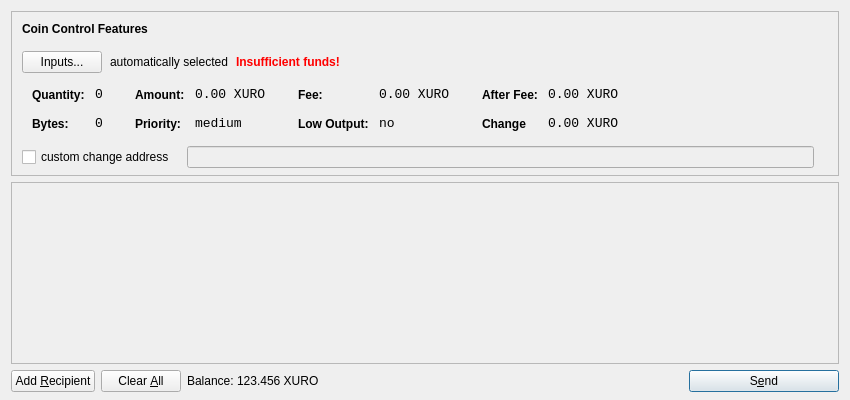
<?xml version="1.0" encoding="UTF-8"?>
<ui version="4.0">
 <class>SendCoinsDialog</class>
 <widget class="QDialog" name="SendCoinsDialog">
  <property name="geometry">
   <rect>
    <x>0</x>
    <y>0</y>
    <width>850</width>
    <height>400</height>
   </rect>
  </property>
  <property name="windowTitle">
   <string>Send Coins</string>
  </property>
  <layout class="QVBoxLayout" name="verticalLayout" stretch="0,1,0">
   <property name="bottomMargin">
    <number>8</number>
   </property>
   <item>
    <widget class="QFrame" name="frameCoinControl">
     <property name="sizePolicy">
      <sizepolicy hsizetype="Expanding" vsizetype="Expanding">
       <horstretch>0</horstretch>
       <verstretch>0</verstretch>
      </sizepolicy>
     </property>
     <property name="maximumSize">
      <size>
       <width>16777215</width>
       <height>16777215</height>
      </size>
     </property>
     <property name="frameShape">
      <enum>QFrame::StyledPanel</enum>
     </property>
     <property name="frameShadow">
      <enum>QFrame::Sunken</enum>
     </property>
     <layout class="QVBoxLayout" name="verticalLayoutCoinControl2">
      <property name="spacing">
       <number>6</number>
      </property>
      <property name="leftMargin">
       <number>0</number>
      </property>
      <property name="topMargin">
       <number>0</number>
      </property>
      <property name="rightMargin">
       <number>0</number>
      </property>
      <property name="bottomMargin">
       <number>6</number>
      </property>
      <item>
       <layout class="QVBoxLayout" name="verticalLayoutCoinControl" stretch="0,0,0,0,1">
        <property name="spacing">
         <number>0</number>
        </property>
        <property name="leftMargin">
         <number>10</number>
        </property>
        <property name="topMargin">
         <number>10</number>
        </property>
        <item>
         <layout class="QHBoxLayout" name="horizontalLayoutCoinControl1">
          <property name="bottomMargin">
           <number>15</number>
          </property>
          <item>
           <widget class="QLabel" name="labelCoinControlFeatures">
            <property name="sizePolicy">
             <sizepolicy hsizetype="Preferred" vsizetype="Maximum">
              <horstretch>0</horstretch>
              <verstretch>0</verstretch>
             </sizepolicy>
            </property>
            <property name="font">
             <font>
              <weight>75</weight>
              <bold>true</bold>
             </font>
            </property>
            <property name="styleSheet">
             <string notr="true">font-weight:bold;</string>
            </property>
            <property name="text">
             <string>Coin Control Features</string>
            </property>
           </widget>
          </item>
         </layout>
        </item>
        <item>
         <layout class="QHBoxLayout" name="horizontalLayoutCoinControl2" stretch="0,0,0,0">
          <property name="spacing">
           <number>8</number>
          </property>
          <property name="bottomMargin">
           <number>10</number>
          </property>
          <item>
           <widget class="QPushButton" name="pushButtonCoinControl">
            <property name="styleSheet">
             <string notr="true"/>
            </property>
            <property name="text">
             <string>Inputs...</string>
            </property>
           </widget>
          </item>
          <item>
           <widget class="QLabel" name="labelCoinControlAutomaticallySelected">
            <property name="text">
             <string>automatically selected</string>
            </property>
            <property name="margin">
             <number>5</number>
            </property>
           </widget>
          </item>
          <item>
           <widget class="QLabel" name="labelCoinControlInsuffFunds">
            <property name="font">
             <font>
              <weight>75</weight>
              <bold>true</bold>
             </font>
            </property>
            <property name="styleSheet">
             <string notr="true">color:red;font-weight:bold;</string>
            </property>
            <property name="text">
             <string>Insufficient funds!</string>
            </property>
            <property name="margin">
             <number>5</number>
            </property>
           </widget>
          </item>
          <item>
           <spacer name="horizontalSpacerCoinControl">
            <property name="orientation">
             <enum>Qt::Horizontal</enum>
            </property>
            <property name="sizeHint" stdset="0">
             <size>
              <width>40</width>
              <height>1</height>
             </size>
            </property>
           </spacer>
          </item>
         </layout>
        </item>
        <item>
         <widget class="QWidget" name="widgetCoinControl" native="true">
          <property name="sizePolicy">
           <sizepolicy hsizetype="Preferred" vsizetype="Preferred">
            <horstretch>0</horstretch>
            <verstretch>0</verstretch>
           </sizepolicy>
          </property>
          <property name="minimumSize">
           <size>
            <width>0</width>
            <height>0</height>
           </size>
          </property>
          <property name="styleSheet">
           <string notr="true"/>
          </property>
          <layout class="QHBoxLayout" name="horizontalLayoutCoinControl5">
           <property name="leftMargin">
            <number>0</number>
           </property>
           <property name="topMargin">
            <number>0</number>
           </property>
           <property name="rightMargin">
            <number>0</number>
           </property>
           <property name="bottomMargin">
            <number>0</number>
           </property>
           <item>
            <layout class="QHBoxLayout" name="horizontalLayoutCoinControl3" stretch="0,0,0,1">
             <property name="spacing">
              <number>20</number>
             </property>
             <property name="topMargin">
              <number>0</number>
             </property>
             <property name="bottomMargin">
              <number>10</number>
             </property>
             <item>
              <layout class="QFormLayout" name="formLayoutCoinControl1">
               <property name="horizontalSpacing">
                <number>10</number>
               </property>
               <property name="verticalSpacing">
                <number>14</number>
               </property>
               <property name="leftMargin">
                <number>10</number>
               </property>
               <property name="topMargin">
                <number>4</number>
               </property>
               <property name="rightMargin">
                <number>6</number>
               </property>
               <item row="0" column="0">
                <widget class="QLabel" name="labelCoinControlQuantityText">
                 <property name="styleSheet">
                  <string notr="true">font-weight:bold;</string>
                 </property>
                 <property name="text">
                  <string>Quantity:</string>
                 </property>
                 <property name="margin">
                  <number>0</number>
                 </property>
                </widget>
               </item>
               <item row="0" column="1">
                <widget class="QLabel" name="labelCoinControlQuantity">
                 <property name="font">
                  <font>
                   <family>Monospace</family>
                   <pointsize>10</pointsize>
                  </font>
                 </property>
                 <property name="cursor">
                  <cursorShape>IBeamCursor</cursorShape>
                 </property>
                 <property name="contextMenuPolicy">
                  <enum>Qt::ActionsContextMenu</enum>
                 </property>
                 <property name="text">
                  <string>0</string>
                 </property>
                 <property name="margin">
                  <number>0</number>
                 </property>
                 <property name="textInteractionFlags">
                  <set>Qt::LinksAccessibleByMouse|Qt::TextSelectableByKeyboard|Qt::TextSelectableByMouse</set>
                 </property>
                </widget>
               </item>
               <item row="1" column="0">
                <widget class="QLabel" name="labelCoinControlBytesText">
                 <property name="styleSheet">
                  <string notr="true">font-weight:bold;</string>
                 </property>
                 <property name="text">
                  <string>Bytes:</string>
                 </property>
                </widget>
               </item>
               <item row="1" column="1">
                <widget class="QLabel" name="labelCoinControlBytes">
                 <property name="font">
                  <font>
                   <family>Monospace</family>
                   <pointsize>10</pointsize>
                  </font>
                 </property>
                 <property name="cursor">
                  <cursorShape>IBeamCursor</cursorShape>
                 </property>
                 <property name="contextMenuPolicy">
                  <enum>Qt::ActionsContextMenu</enum>
                 </property>
                 <property name="text">
                  <string>0</string>
                 </property>
                 <property name="textInteractionFlags">
                  <set>Qt::LinksAccessibleByMouse|Qt::TextSelectableByKeyboard|Qt::TextSelectableByMouse</set>
                 </property>
                </widget>
               </item>
              </layout>
             </item>
             <item>
              <layout class="QFormLayout" name="formLayoutCoinControl2">
               <property name="horizontalSpacing">
                <number>10</number>
               </property>
               <property name="verticalSpacing">
                <number>14</number>
               </property>
               <property name="leftMargin">
                <number>6</number>
               </property>
               <property name="topMargin">
                <number>4</number>
               </property>
               <property name="rightMargin">
                <number>6</number>
               </property>
               <item row="0" column="0">
                <widget class="QLabel" name="labelCoinControlAmountText">
                 <property name="styleSheet">
                  <string notr="true">font-weight:bold;</string>
                 </property>
                 <property name="text">
                  <string>Amount:</string>
                 </property>
                 <property name="margin">
                  <number>0</number>
                 </property>
                </widget>
               </item>
               <item row="0" column="1">
                <widget class="QLabel" name="labelCoinControlAmount">
                 <property name="font">
                  <font>
                   <family>Monospace</family>
                   <pointsize>10</pointsize>
                  </font>
                 </property>
                 <property name="cursor">
                  <cursorShape>IBeamCursor</cursorShape>
                 </property>
                 <property name="contextMenuPolicy">
                  <enum>Qt::ActionsContextMenu</enum>
                 </property>
                 <property name="text">
                  <string>0.00 XURO</string>
                 </property>
                 <property name="textInteractionFlags">
                  <set>Qt::LinksAccessibleByMouse|Qt::TextSelectableByKeyboard|Qt::TextSelectableByMouse</set>
                 </property>
                </widget>
               </item>
               <item row="1" column="0">
                <widget class="QLabel" name="labelCoinControlPriorityText">
                 <property name="styleSheet">
                  <string notr="true">font-weight:bold;</string>
                 </property>
                 <property name="text">
                  <string>Priority:</string>
                 </property>
                </widget>
               </item>
               <item row="1" column="1">
                <widget class="QLabel" name="labelCoinControlPriority">
                 <property name="font">
                  <font>
                   <family>Monospace</family>
                   <pointsize>10</pointsize>
                  </font>
                 </property>
                 <property name="cursor">
                  <cursorShape>IBeamCursor</cursorShape>
                 </property>
                 <property name="contextMenuPolicy">
                  <enum>Qt::ActionsContextMenu</enum>
                 </property>
                 <property name="text">
                  <string>medium</string>
                 </property>
                 <property name="textInteractionFlags">
                  <set>Qt::LinksAccessibleByMouse|Qt::TextSelectableByKeyboard|Qt::TextSelectableByMouse</set>
                 </property>
                </widget>
               </item>
              </layout>
             </item>
             <item>
              <layout class="QFormLayout" name="formLayoutCoinControl3">
               <property name="horizontalSpacing">
                <number>10</number>
               </property>
               <property name="verticalSpacing">
                <number>14</number>
               </property>
               <property name="leftMargin">
                <number>6</number>
               </property>
               <property name="topMargin">
                <number>4</number>
               </property>
               <property name="rightMargin">
                <number>6</number>
               </property>
               <item row="0" column="0">
                <widget class="QLabel" name="labelCoinControlFeeText">
                 <property name="styleSheet">
                  <string notr="true">font-weight:bold;</string>
                 </property>
                 <property name="text">
                  <string>Fee:</string>
                 </property>
                 <property name="margin">
                  <number>0</number>
                 </property>
                </widget>
               </item>
               <item row="0" column="1">
                <widget class="QLabel" name="labelCoinControlFee">
                 <property name="font">
                  <font>
                   <family>Monospace</family>
                   <pointsize>10</pointsize>
                  </font>
                 </property>
                 <property name="cursor">
                  <cursorShape>IBeamCursor</cursorShape>
                 </property>
                 <property name="contextMenuPolicy">
                  <enum>Qt::ActionsContextMenu</enum>
                 </property>
                 <property name="text">
                  <string>0.00 XURO</string>
                 </property>
                 <property name="textInteractionFlags">
                  <set>Qt::LinksAccessibleByMouse|Qt::TextSelectableByKeyboard|Qt::TextSelectableByMouse</set>
                 </property>
                </widget>
               </item>
               <item row="1" column="0">
                <widget class="QLabel" name="labelCoinControlLowOutputText">
                 <property name="styleSheet">
                  <string notr="true">font-weight:bold;</string>
                 </property>
                 <property name="text">
                  <string>Low Output:</string>
                 </property>
                </widget>
               </item>
               <item row="1" column="1">
                <widget class="QLabel" name="labelCoinControlLowOutput">
                 <property name="font">
                  <font>
                   <family>Monospace</family>
                   <pointsize>10</pointsize>
                  </font>
                 </property>
                 <property name="cursor">
                  <cursorShape>IBeamCursor</cursorShape>
                 </property>
                 <property name="contextMenuPolicy">
                  <enum>Qt::ActionsContextMenu</enum>
                 </property>
                 <property name="text">
                  <string>no</string>
                 </property>
                 <property name="textInteractionFlags">
                  <set>Qt::LinksAccessibleByMouse|Qt::TextSelectableByKeyboard|Qt::TextSelectableByMouse</set>
                 </property>
                </widget>
               </item>
              </layout>
             </item>
             <item>
              <layout class="QFormLayout" name="formLayoutCoinControl4">
               <property name="horizontalSpacing">
                <number>10</number>
               </property>
               <property name="verticalSpacing">
                <number>14</number>
               </property>
               <property name="leftMargin">
                <number>6</number>
               </property>
               <property name="topMargin">
                <number>4</number>
               </property>
               <property name="rightMargin">
                <number>6</number>
               </property>
               <item row="0" column="0">
                <widget class="QLabel" name="labelCoinControlAfterFeeText">
                 <property name="styleSheet">
                  <string notr="true">font-weight:bold;</string>
                 </property>
                 <property name="text">
                  <string>After Fee:</string>
                 </property>
                 <property name="margin">
                  <number>0</number>
                 </property>
                </widget>
               </item>
               <item row="0" column="1">
                <widget class="QLabel" name="labelCoinControlAfterFee">
                 <property name="font">
                  <font>
                   <family>Monospace</family>
                   <pointsize>10</pointsize>
                  </font>
                 </property>
                 <property name="cursor">
                  <cursorShape>IBeamCursor</cursorShape>
                 </property>
                 <property name="contextMenuPolicy">
                  <enum>Qt::ActionsContextMenu</enum>
                 </property>
                 <property name="text">
                  <string>0.00 XURO</string>
                 </property>
                 <property name="textInteractionFlags">
                  <set>Qt::LinksAccessibleByMouse|Qt::TextSelectableByKeyboard|Qt::TextSelectableByMouse</set>
                 </property>
                </widget>
               </item>
               <item row="1" column="0">
                <widget class="QLabel" name="labelCoinControlChangeText">
                 <property name="styleSheet">
                  <string notr="true">font-weight:bold;</string>
                 </property>
                 <property name="text">
                  <string>Change</string>
                 </property>
                </widget>
               </item>
               <item row="1" column="1">
                <widget class="QLabel" name="labelCoinControlChange">
                 <property name="font">
                  <font>
                   <family>Monospace</family>
                   <pointsize>10</pointsize>
                  </font>
                 </property>
                 <property name="cursor">
                  <cursorShape>IBeamCursor</cursorShape>
                 </property>
                 <property name="contextMenuPolicy">
                  <enum>Qt::ActionsContextMenu</enum>
                 </property>
                 <property name="text">
                  <string>0.00 XURO</string>
                 </property>
                 <property name="textInteractionFlags">
                  <set>Qt::LinksAccessibleByMouse|Qt::TextSelectableByKeyboard|Qt::TextSelectableByMouse</set>
                 </property>
                </widget>
               </item>
              </layout>
             </item>
            </layout>
           </item>
          </layout>
         </widget>
        </item>
        <item>
         <layout class="QHBoxLayout" name="horizontalLayoutCoinControl4" stretch="0,0,0">
          <property name="spacing">
           <number>12</number>
          </property>
          <property name="sizeConstraint">
           <enum>QLayout::SetDefaultConstraint</enum>
          </property>
          <property name="topMargin">
           <number>5</number>
          </property>
          <property name="rightMargin">
           <number>5</number>
          </property>
          <item>
           <widget class="QCheckBox" name="checkBoxCoinControlChange">
            <property name="text">
             <string>custom change address</string>
            </property>
           </widget>
          </item>
          <item>
           <widget class="QLineEdit" name="lineEditCoinControlChange">
            <property name="enabled">
             <bool>false</bool>
            </property>
            <property name="sizePolicy">
             <sizepolicy hsizetype="Expanding" vsizetype="Fixed">
              <horstretch>0</horstretch>
              <verstretch>0</verstretch>
             </sizepolicy>
            </property>
           </widget>
          </item>
          <item>
           <widget class="QLabel" name="labelCoinControlChangeLabel">
            <property name="sizePolicy">
             <sizepolicy hsizetype="Preferred" vsizetype="Expanding">
              <horstretch>0</horstretch>
              <verstretch>0</verstretch>
             </sizepolicy>
            </property>
            <property name="minimumSize">
             <size>
              <width>0</width>
              <height>0</height>
             </size>
            </property>
            <property name="text">
             <string/>
            </property>
            <property name="margin">
             <number>3</number>
            </property>
           </widget>
          </item>
         </layout>
        </item>
        <item>
         <spacer name="verticalSpacerCoinControl">
          <property name="orientation">
           <enum>Qt::Vertical</enum>
          </property>
          <property name="sizeHint" stdset="0">
           <size>
            <width>800</width>
            <height>1</height>
           </size>
          </property>
         </spacer>
        </item>
       </layout>
      </item>
     </layout>
    </widget>
   </item>
   <item>
    <widget class="QScrollArea" name="scrollArea">
     <property name="widgetResizable">
      <bool>true</bool>
     </property>
     <widget class="QWidget" name="scrollAreaWidgetContents">
      <property name="geometry">
       <rect>
        <x>0</x>
        <y>0</y>
        <width>830</width>
        <height>172</height>
       </rect>
      </property>
      <layout class="QVBoxLayout" name="verticalLayout_2">
       <property name="leftMargin">
        <number>0</number>
       </property>
       <property name="topMargin">
        <number>0</number>
       </property>
       <property name="rightMargin">
        <number>0</number>
       </property>
       <property name="bottomMargin">
        <number>0</number>
       </property>
       <item>
        <layout class="QVBoxLayout" name="entries">
         <property name="spacing">
          <number>6</number>
         </property>
        </layout>
       </item>
       <item>
        <spacer name="verticalSpacer">
         <property name="orientation">
          <enum>Qt::Vertical</enum>
         </property>
         <property name="sizeHint" stdset="0">
          <size>
           <width>20</width>
           <height>40</height>
          </size>
         </property>
        </spacer>
       </item>
      </layout>
     </widget>
    </widget>
   </item>
   <item>
    <layout class="QHBoxLayout" name="horizontalLayout">
     <item>
      <widget class="QPushButton" name="addButton">
       <property name="toolTip">
        <string>Send to multiple recipients at once</string>
       </property>
       <property name="text">
        <string>Add &amp;Recipient</string>
       </property>
       <property name="icon">
        <iconset resource="../bitcoin.qrc">
         <normaloff>:/icons/add</normaloff>:/icons/add</iconset>
       </property>
       <property name="autoDefault">
        <bool>false</bool>
       </property>
      </widget>
     </item>
     <item>
      <widget class="QPushButton" name="clearButton">
       <property name="sizePolicy">
        <sizepolicy hsizetype="Minimum" vsizetype="Fixed">
         <horstretch>0</horstretch>
         <verstretch>0</verstretch>
        </sizepolicy>
       </property>
       <property name="toolTip">
        <string>Remove all transaction fields</string>
       </property>
       <property name="text">
        <string>Clear &amp;All</string>
       </property>
       <property name="icon">
        <iconset resource="../bitcoin.qrc">
         <normaloff>:/icons/remove</normaloff>:/icons/remove</iconset>
       </property>
       <property name="autoRepeatDelay">
        <number>300</number>
       </property>
       <property name="autoDefault">
        <bool>false</bool>
       </property>
      </widget>
     </item>
     <item>
      <layout class="QHBoxLayout" name="horizontalLayout_2">
       <property name="spacing">
        <number>3</number>
       </property>
       <item>
        <widget class="QLabel" name="label">
         <property name="sizePolicy">
          <sizepolicy hsizetype="Preferred" vsizetype="Fixed">
           <horstretch>0</horstretch>
           <verstretch>0</verstretch>
          </sizepolicy>
         </property>
         <property name="text">
          <string>Balance:</string>
         </property>
        </widget>
       </item>
       <item>
        <widget class="QLabel" name="labelBalance">
         <property name="sizePolicy">
          <sizepolicy hsizetype="Preferred" vsizetype="Fixed">
           <horstretch>0</horstretch>
           <verstretch>0</verstretch>
          </sizepolicy>
         </property>
         <property name="cursor">
          <cursorShape>IBeamCursor</cursorShape>
         </property>
         <property name="text">
          <string>123.456 XURO</string>
         </property>
         <property name="textInteractionFlags">
          <set>Qt::LinksAccessibleByMouse|Qt::TextSelectableByKeyboard|Qt::TextSelectableByMouse</set>
         </property>
        </widget>
       </item>
      </layout>
     </item>
     <item>
      <spacer name="horizontalSpacer">
       <property name="orientation">
        <enum>Qt::Horizontal</enum>
       </property>
       <property name="sizeHint" stdset="0">
        <size>
         <width>40</width>
         <height>20</height>
        </size>
       </property>
      </spacer>
     </item>
     <item>
      <widget class="QPushButton" name="sendButton">
       <property name="minimumSize">
        <size>
         <width>150</width>
         <height>0</height>
        </size>
       </property>
       <property name="toolTip">
        <string>Confirm the send action</string>
       </property>
       <property name="text">
        <string>S&amp;end</string>
       </property>
       <property name="icon">
        <iconset resource="../bitcoin.qrc">
         <normaloff>:/icons/send</normaloff>:/icons/send</iconset>
       </property>
       <property name="default">
        <bool>true</bool>
       </property>
      </widget>
     </item>
    </layout>
   </item>
  </layout>
 </widget>
 <resources>
  <include location="../bitcoin.qrc"/>
 </resources>
 <connections/>
</ui>
